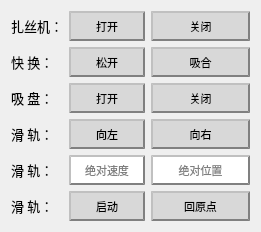
       <widget class="QWidget" name="layoutWidget">
        <property name="geometry">
         <rect>
          <x>10</x>
          <y>480</y>
          <width>261</width>
          <height>212</height>
         </rect>
        </property>
        <layout class="QGridLayout" name="gridLayout_2">
         <item row="0" column="0">
          <widget class="QLabel" name="label_13">
           <property name="font">
            <font>
             <family>宋体</family>
             <pointsize>10</pointsize>
            </font>
           </property>
           <property name="text">
            <string>扎丝机：</string>
           </property>
          </widget>
         </item>
         <item row="1" column="0">
          <widget class="QLabel" name="label_22">
           <property name="font">
            <font>
             <family>宋体</family>
             <pointsize>10</pointsize>
            </font>
           </property>
           <property name="text">
            <string>快 换：</string>
           </property>
          </widget>
         </item>
         <item row="2" column="0">
          <widget class="QLabel" name="label_23">
           <property name="font">
            <font>
             <family>宋体</family>
             <pointsize>10</pointsize>
            </font>
           </property>
           <property name="text">
            <string>吸 盘：</string>
           </property>
          </widget>
         </item>
         <item row="3" column="0">
          <widget class="QLabel" name="label_32">
           <property name="font">
            <font>
             <family>宋体</family>
             <pointsize>10</pointsize>
            </font>
           </property>
           <property name="text">
            <string>滑 轨：</string>
           </property>
          </widget>
         </item>
         <item row="3" column="3">
          <widget class="QPushButton" name="btn_servor_right">
           <property name="font">
            <font>
             <family>宋体</family>
             <pointsize>8</pointsize>
            </font>
           </property>
           <property name="styleSheet">
            <string notr="true">QPushButton {text-align : center;
             background-color : rgb(216, 216, 216);
             border-color: gray;
             border-width: 2px;
             padding: 6px;
             height : 14px;
             border-style: outset;
             }
QPushButton:pressed
					{text-align : center;
                     background-color : light gray;
                     border-color: gray;
                     border-width: 2px;
                     padding: 6px;
                     height : 14px;
                     border-style: outset;
                     }
</string>
           </property>
           <property name="text">
            <string>向右</string>
           </property>
           <property name="autoRepeat">
            <bool>true</bool>
           </property>
           <property name="autoRepeatInterval">
            <number>20</number>
           </property>
          </widget>
         </item>
         <item row="4" column="0">
          <widget class="QLabel" name="label_29">
           <property name="font">
            <font>
             <family>宋体</family>
             <pointsize>10</pointsize>
            </font>
           </property>
           <property name="text">
            <string>滑 轨：</string>
           </property>
          </widget>
         </item>
         <item row="4" column="1" colspan="2">
          <widget class="QLineEdit" name="lineEdit_absolute_speed">
           <property name="font">
            <font>
             <family>宋体</family>
             <pointsize>8</pointsize>
             <weight>50</weight>
             <italic>false</italic>
             <bold>false</bold>
            </font>
           </property>
           <property name="styleSheet">
            <string notr="true">  QLineEdit {text-align : center;
             background-color : white;
             border-color: gray;
             border-width: 2px;
             padding: 6px;
             height : 14px;
             border-style: outset;
             }</string>
           </property>
           <property name="text">
            <string/>
           </property>
           <property name="alignment">
            <set>Qt::AlignCenter</set>
           </property>
           <property name="dragEnabled">
            <bool>false</bool>
           </property>
           <property name="placeholderText">
            <string>绝对速度</string>
           </property>
          </widget>
         </item>
         <item row="4" column="3">
          <widget class="QLineEdit" name="lineEdit_absolute_loaction">
           <property name="font">
            <font>
             <family>宋体</family>
             <pointsize>8</pointsize>
             <weight>50</weight>
             <italic>false</italic>
             <bold>false</bold>
            </font>
           </property>
           <property name="styleSheet">
            <string notr="true">  QLineEdit {text-align : center;
             background-color : white;
             border-color: gray;
             border-width: 2px;
             padding: 6px;
             height : 14px;
             border-style: outset;
             }</string>
           </property>
           <property name="text">
            <string/>
           </property>
           <property name="alignment">
            <set>Qt::AlignCenter</set>
           </property>
           <property name="placeholderText">
            <string>绝对位置</string>
           </property>
          </widget>
         </item>
         <item row="5" column="0">
          <widget class="QLabel" name="label_30">
           <property name="font">
            <font>
             <family>宋体</family>
             <pointsize>10</pointsize>
            </font>
           </property>
           <property name="text">
            <string>滑 轨：</string>
           </property>
          </widget>
         </item>
         <item row="5" column="3">
          <widget class="QPushButton" name="btn_servor_reset">
           <property name="font">
            <font>
             <family>宋体</family>
             <pointsize>8</pointsize>
            </font>
           </property>
           <property name="styleSheet">
            <string notr="true">QPushButton {text-align : center;
             background-color : rgb(216, 216, 216);
             border-color: gray;
             border-width: 2px;
             padding: 6px;
             height : 14px;
             border-style: outset;
             }
QPushButton:pressed
					{text-align : center;
                     background-color : light gray;
                     border-color: gray;
                     border-width: 2px;
                     padding: 6px;
                     height : 14px;
                     border-style: outset;
                     }
</string>
           </property>
           <property name="text">
            <string>回原点</string>
           </property>
          </widget>
         </item>
         <item row="3" column="1" colspan="2">
          <widget class="QPushButton" name="btn_servor_left">
           <property name="font">
            <font>
             <family>宋体</family>
             <pointsize>8</pointsize>
            </font>
           </property>
           <property name="styleSheet">
            <string notr="true">QPushButton {text-align : center;
             background-color : rgb(216, 216, 216);
             border-color: gray;
             border-width: 2px;
             padding: 6px;
             height : 14px;
             border-style: outset;
             }
QPushButton:pressed
					{text-align : center;
                     background-color : light gray;
                     border-color: gray;
                     border-width: 2px;
                     padding: 6px;
                     height : 14px;
                     border-style: outset;
                     }
</string>
           </property>
           <property name="text">
            <string>向左</string>
           </property>
           <property name="autoRepeat">
            <bool>true</bool>
           </property>
           <property name="autoRepeatDelay">
            <number>300</number>
           </property>
           <property name="autoRepeatInterval">
            <number>20</number>
           </property>
          </widget>
         </item>
         <item row="2" column="3">
          <widget class="QPushButton" name="btn_xipan_close">
           <property name="font">
            <font>
             <family>宋体</family>
             <pointsize>8</pointsize>
            </font>
           </property>
           <property name="styleSheet">
            <string notr="true">QPushButton {text-align : center;
             background-color : rgb(216, 216, 216);
             border-color: gray;
             border-width: 2px;
             padding: 6px;
             height : 14px;
             border-style: outset;
             }
QPushButton:pressed
					{text-align : center;
                     background-color : light gray;
                     border-color: gray;
                     border-width: 2px;
                     padding: 6px;
                     height : 14px;
                     border-style: outset;
                     }
</string>
           </property>
           <property name="text">
            <string>关闭</string>
           </property>
          </widget>
         </item>
         <item row="2" column="1" colspan="2">
          <widget class="QPushButton" name="btn_xipan_open">
           <property name="font">
            <font>
             <family>宋体</family>
             <pointsize>8</pointsize>
            </font>
           </property>
           <property name="styleSheet">
            <string notr="true">QPushButton {text-align : center;
             background-color : rgb(216, 216, 216);
             border-color: gray;
             border-width: 2px;
             padding: 6px;
             height : 14px;
             border-style: outset;
             }
QPushButton:pressed
					{text-align : center;
                     background-color : light gray;
                     border-color: gray;
                     border-width: 2px;
                     padding: 6px;
                     height : 14px;
                     border-style: outset;
                     }
</string>
           </property>
           <property name="text">
            <string>打开</string>
           </property>
          </widget>
         </item>
         <item row="1" column="3">
          <widget class="QPushButton" name="btn_kh_close">
           <property name="font">
            <font>
             <family>宋体</family>
             <pointsize>8</pointsize>
            </font>
           </property>
           <property name="styleSheet">
            <string notr="true">QPushButton {text-align : center;
             background-color : rgb(216, 216, 216);
             border-color: gray;
             border-width: 2px;
             padding: 6px;
             height : 14px;
             border-style: outset;
             }
QPushButton:pressed
					{text-align : center;
                     background-color : light gray;
                     border-color: gray;
                     border-width: 2px;
                     padding: 6px;
                     height : 14px;
                     border-style: outset;
                     }
</string>
           </property>
           <property name="text">
            <string>吸合</string>
           </property>
          </widget>
         </item>
         <item row="0" column="3">
          <widget class="QPushButton" name="btn_zsj_close">
           <property name="font">
            <font>
             <family>宋体</family>
             <pointsize>8</pointsize>
             <weight>50</weight>
             <italic>false</italic>
             <bold>false</bold>
            </font>
           </property>
           <property name="styleSheet">
            <string notr="true">QPushButton {text-align : center;
             background-color : rgb(216, 216, 216);
             border-color: gray;
             border-width: 2px;
             padding: 6px;
             height : 14px;
             border-style: outset;
             }
QPushButton:pressed
					{text-align : center;
                     background-color : light gray;
                     border-color: gray;
                     border-width: 2px;
                     padding: 6px;
                     height : 14px;
                     border-style: outset;
                     }
</string>
           </property>
           <property name="text">
            <string>关闭</string>
           </property>
          </widget>
         </item>
         <item row="0" column="1" colspan="2">
          <widget class="QPushButton" name="btn_zsj_open">
           <property name="font">
            <font>
             <family>宋体</family>
             <pointsize>8</pointsize>
             <weight>50</weight>
             <italic>false</italic>
             <bold>false</bold>
            </font>
           </property>
           <property name="styleSheet">
            <string notr="true">QPushButton {text-align : center;
             background-color : rgb(216, 216, 216);
             border-color: gray;
             border-width: 2px;
             padding: 6px;
             height : 14px;
             border-style: outset;
             }
QPushButton:pressed
					{text-align : center;
                     background-color : light gray;
                     border-color: gray;
                     border-width: 2px;
                     padding: 6px;
                     height : 14px;
                     border-style: outset;
                     }
</string>
           </property>
           <property name="text">
            <string>打开</string>
           </property>
          </widget>
         </item>
         <item row="1" column="1" colspan="2">
          <widget class="QPushButton" name="btn_kh_open">
           <property name="font">
            <font>
             <family>宋体</family>
             <pointsize>8</pointsize>
            </font>
           </property>
           <property name="styleSheet">
            <string notr="true">QPushButton {text-align : center;
             background-color : rgb(216, 216, 216);
             border-color: gray;
             border-width: 2px;
             padding: 6px;
             height : 14px;
             border-style: outset;
             }
QPushButton:pressed
					{text-align : center;
                     background-color : light gray;
                     border-color: gray;
                     border-width: 2px;
                     padding: 6px;
                     height : 14px;
                     border-style: outset;
                     }
</string>
           </property>
           <property name="text">
            <string>松开</string>
           </property>
          </widget>
         </item>
         <item row="5" column="1" colspan="2">
          <widget class="QPushButton" name="btn_servor_run">
           <property name="font">
            <font>
             <family>宋体</family>
             <pointsize>8</pointsize>
            </font>
           </property>
           <property name="styleSheet">
            <string notr="true">QPushButton {text-align : center;
             background-color : rgb(216, 216, 216);
             border-color: gray;
             border-width: 2px;
             padding: 6px;
             height : 14px;
             border-style: outset;
             }
QPushButton:pressed
					{text-align : center;
                     background-color : light gray;
                     border-color: gray;
                     border-width: 2px;
                     padding: 6px;
                     height : 14px;
                     border-style: outset;
                     }
</string>
           </property>
           <property name="text">
            <string>启动</string>
           </property>
          </widget>
         </item>
        </layout>
       </widget>
